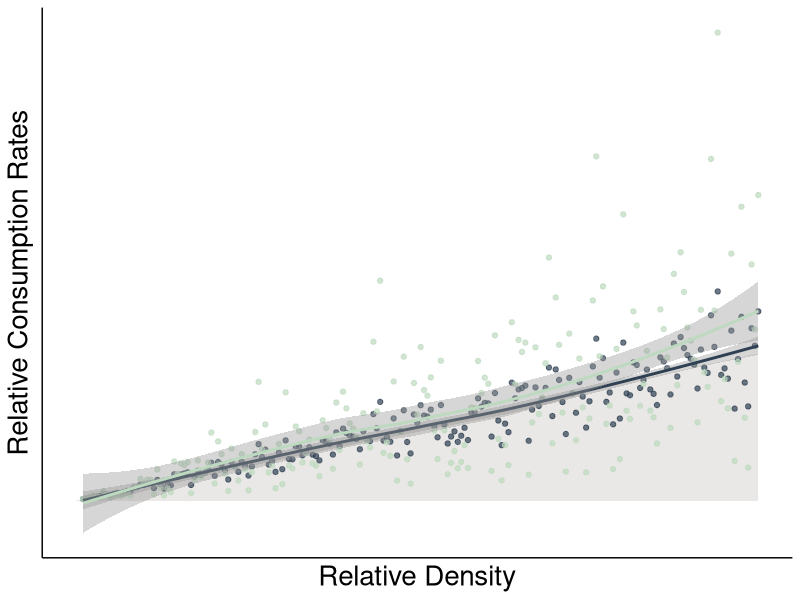
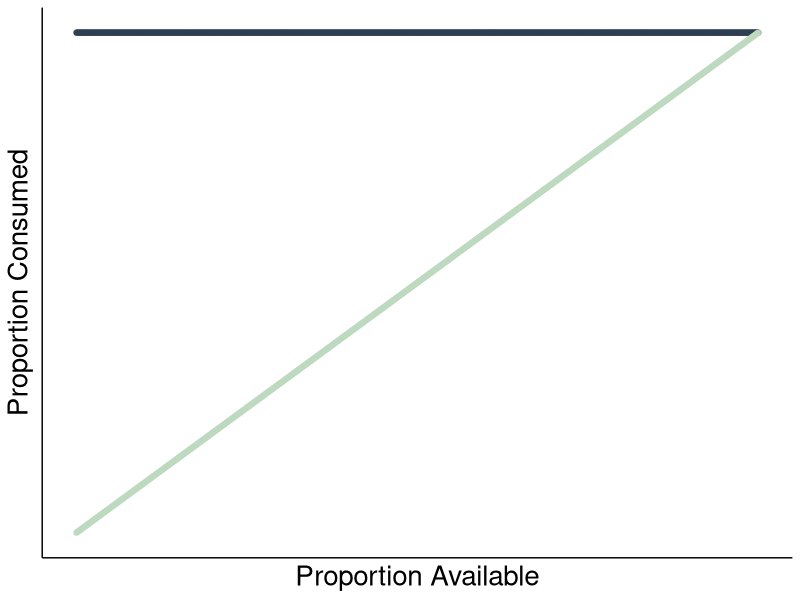
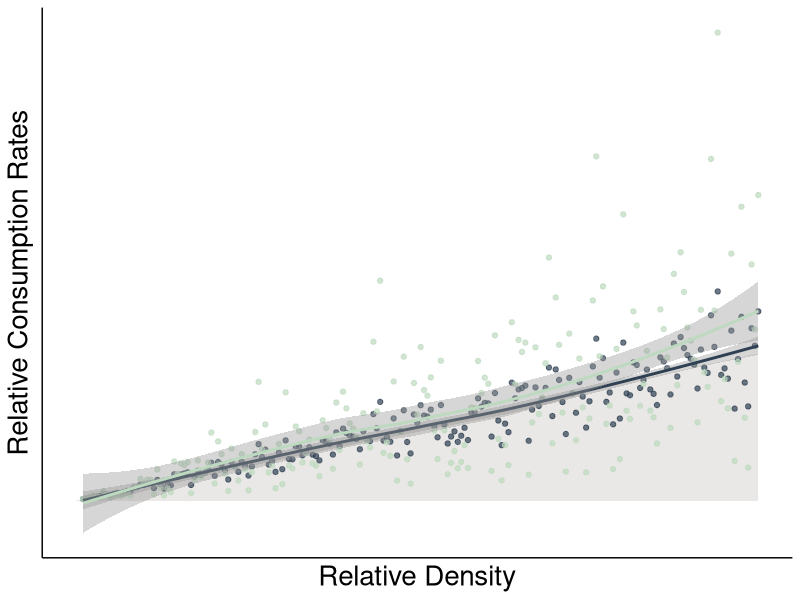

Source code (R) for these figures, in order:

#####Example Plot

library(ggplot2)

#DF <- read.csv()

###this is a switching example
x = seq(0,100,0.5) ###x is the relative availability 
c = rnorm(n = 100,mean = 1, sd = .2) ###this is a constant slope with some variation around the mean
b = rnorm(n = 100,mean = 3, sd = .2) ##switching parameter, mean is above 1 indicating switching but

DF <- data.frame(N = x,
                 c1 = x*c, ###this is a constant preference
                 sw = x*(c^b) ###this is switching
                 )

exampleplot <- ggplot(DF) +
###this is making the triangle that shows up to show being above or below 1:2
annotate("polygon", x = c(-1, 100,100), y = c(-1, 100,-1), fill = "#929084", alpha = 0.2 ) +
geom_point(aes(x=N, y=c1), col = "#2E4052", alpha = .7) + ####points for the constant scenario
geom_point(aes(x=N, y=sw), alpha = .7, col = "#BDD9BF") + ####points for the switching scenario
xlab("Relative Density") + ylab("Relative Consumption Rates") +###titles and theme
#pc <- pc + geom_abline(intercept = 0, slope = 1, linetype="dashed") ###constant 1:1 line
stat_smooth(aes(x=N, y=c1),col ="#2E4052") +###smooth line for the constant scenario
stat_smooth(aes(x=N, y=sw), col = "#BDD9BF") + ##smooth line for the switching scenario
theme(text = element_text(size=20), ####editing the theme and appearance of the plot
                 panel.background=element_blank(), plot.title = element_text(hjust=-0.06),
                 axis.line = element_line(colour = "black"),
                 axis.text.x = element_blank(), 
                 axis.text.y = element_blank(),
                 axis.ticks = element_blank())
#pc <- pc + xlim(-5,100) + ylim(-5,200) 
exampleplot 



png('plots/ExamplePlot.png', width = 6000, height = 4000, res=1000, units="px")

exampleplot 

dev.off()


####making fake data for proportion example and not ratios
avail1 = seq(0,1,0.001) ###x is the availability in a proportion
consume1 = .5 ###constant consumption rate
avail2= seq(0,1,0.001)
consume2 = avail2*.5 ####consumption based on availability


DF2 <- data.frame(avail1,
                 consume1, 
                 avail2,
                 consume2)


exampleplot2 <- ggplot(DF2) +
  ###this is making the triangle that shows up to show being above or below 1:2
 # annotate("polygon", x = c(-1, 100,100), y = c(-1, 100,-1), fill = "#929084", alpha = 0.2 ) +
  geom_point(aes(x=avail1, y=consume1), col = "#2E4052", alpha = .7) + ####points for the constant scenario
  geom_point(aes(x=avail2, y=consume2), alpha = .7, col = "#BDD9BF") + ####points for the preference * availability
  xlab("Proportion Available") + ylab("Proportion Consumed") +###titles and theme
  #pc <- pc + geom_abline(intercept = 0, slope = 1, linetype="dashed") ###constant 1:1 line
  stat_smooth(aes(x=avail1, y=consume1),col ="#2E4052") +###smooth line for the constant scenario
  stat_smooth(aes(x=avail2, y=consume2), col = "#BDD9BF") + ##smooth line for the switching scenario
  theme(text = element_text(size=20), ####editing the theme and appearance of the plot
        panel.background=element_blank(), plot.title = element_text(hjust=-0.06),
        axis.line = element_line(colour = "black"),
        axis.text.x = element_blank(), 
        axis.text.y = element_blank(),
        axis.ticks = element_blank())
#pc <- pc + xlim(-5,100) + ylim(-5,200) 
exampleplot2
